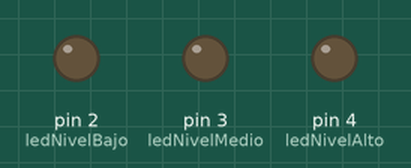
This sketch was run on a simulated Arduino Uno, built with avr-gcc and run on an emulated ATmega328P. On the bench: output pins drawn as LEDs (lit = HIGH).

Above: at 0.15 s.
At 0.75 s:
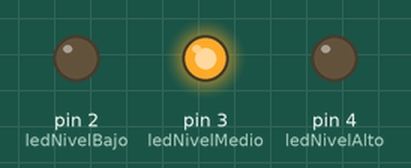
At 1.65 s:
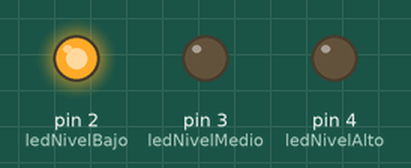
At 2.25 s:
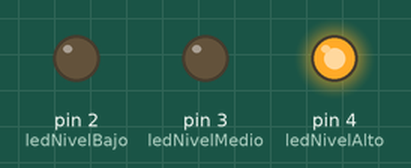
Timing chart, 0 to 3.0 s (numbered marks = the images above):
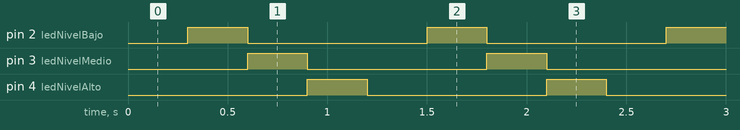

Measured:
- by itself, pin 2 (ledNivelBajo), pin 3 (ledNivelMedio), pin 4 (ledNivelAlto): alternates HIGH for 0.30 s and LOW for 0.90 s
- by itself, everything shown: repeats every 1.2 s, in 4 steps

The sketch:

IndicadorLedCalidadAire.ino
```cpp
// Definición de variables
int ledNivelBajo = 2;
int ledNivelMedio = 3;
int ledNivelAlto = 4;
//Varible auxiliar
int espera = 300;

void setup() {
  // Declaracion de salidas
  pinMode(ledNivelBajo, OUTPUT);
  pinMode(ledNivelMedio, OUTPUT);
  pinMode(ledNivelAlto, OUTPUT);


}

void loop() {
  // Codigo de testeo
 delay(espera);
 setCalidadBaja();
 delay(espera);
 setCalidadMedia();
 delay(espera);
 setCalidadAlta();
 delay(espera);
 apagarLeds();
}


// FUNCIONES

void setCalidadAlta(){
  digitalWrite(ledNivelBajo, LOW);
  digitalWrite(ledNivelMedio, LOW);
  digitalWrite(ledNivelAlto, HIGH);
}

void setCalidadMedia(){
  digitalWrite(ledNivelBajo, LOW);
  digitalWrite(ledNivelMedio, HIGH);
  digitalWrite(ledNivelAlto, LOW);
}

void setCalidadBaja(){
  digitalWrite(ledNivelBajo, HIGH);
  digitalWrite(ledNivelMedio, LOW);
  digitalWrite(ledNivelAlto, LOW);
}

void apagarLeds(){
  digitalWrite(ledNivelBajo, LOW);
  digitalWrite(ledNivelMedio, LOW);
  digitalWrite(ledNivelAlto, LOW);
}
```
